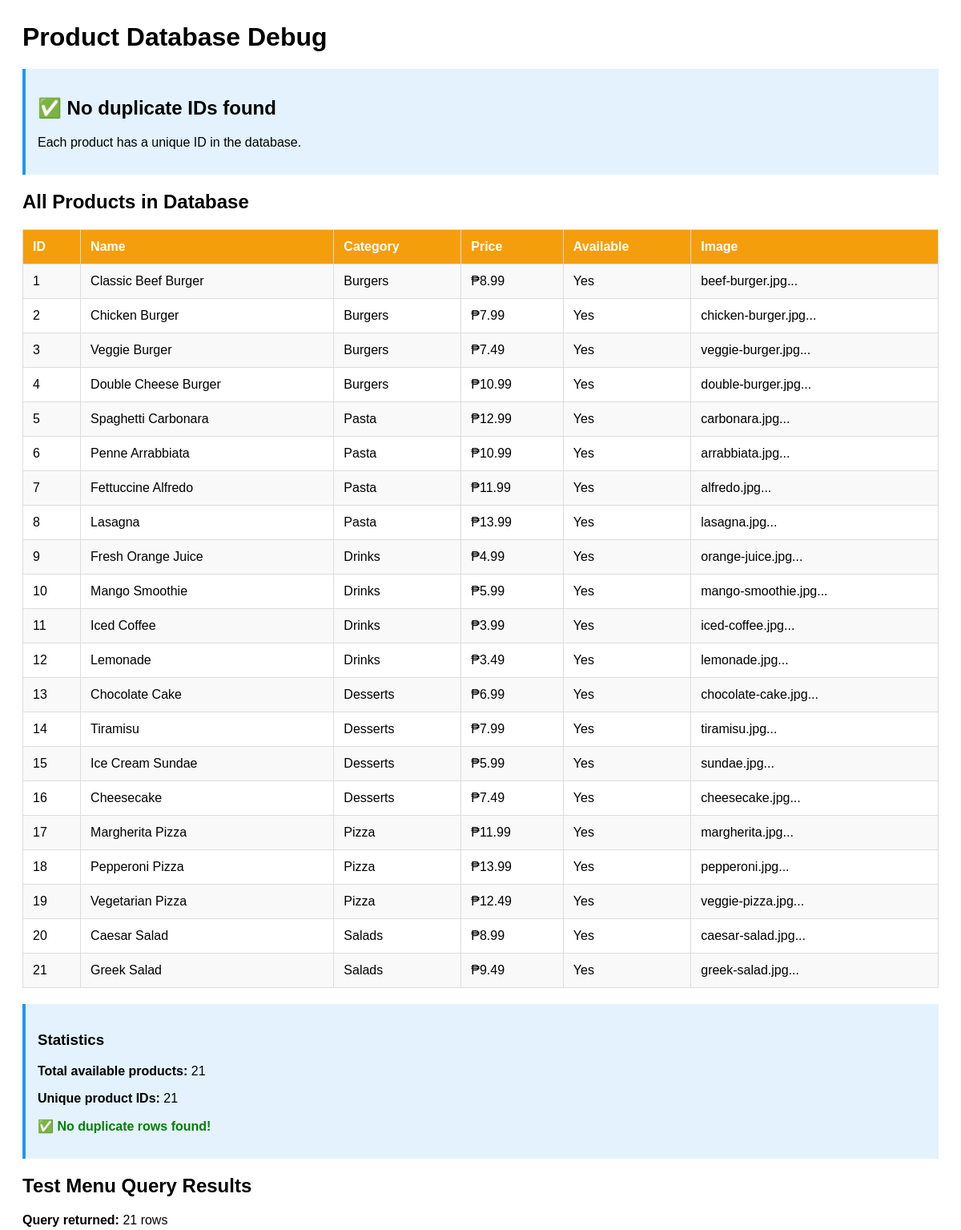
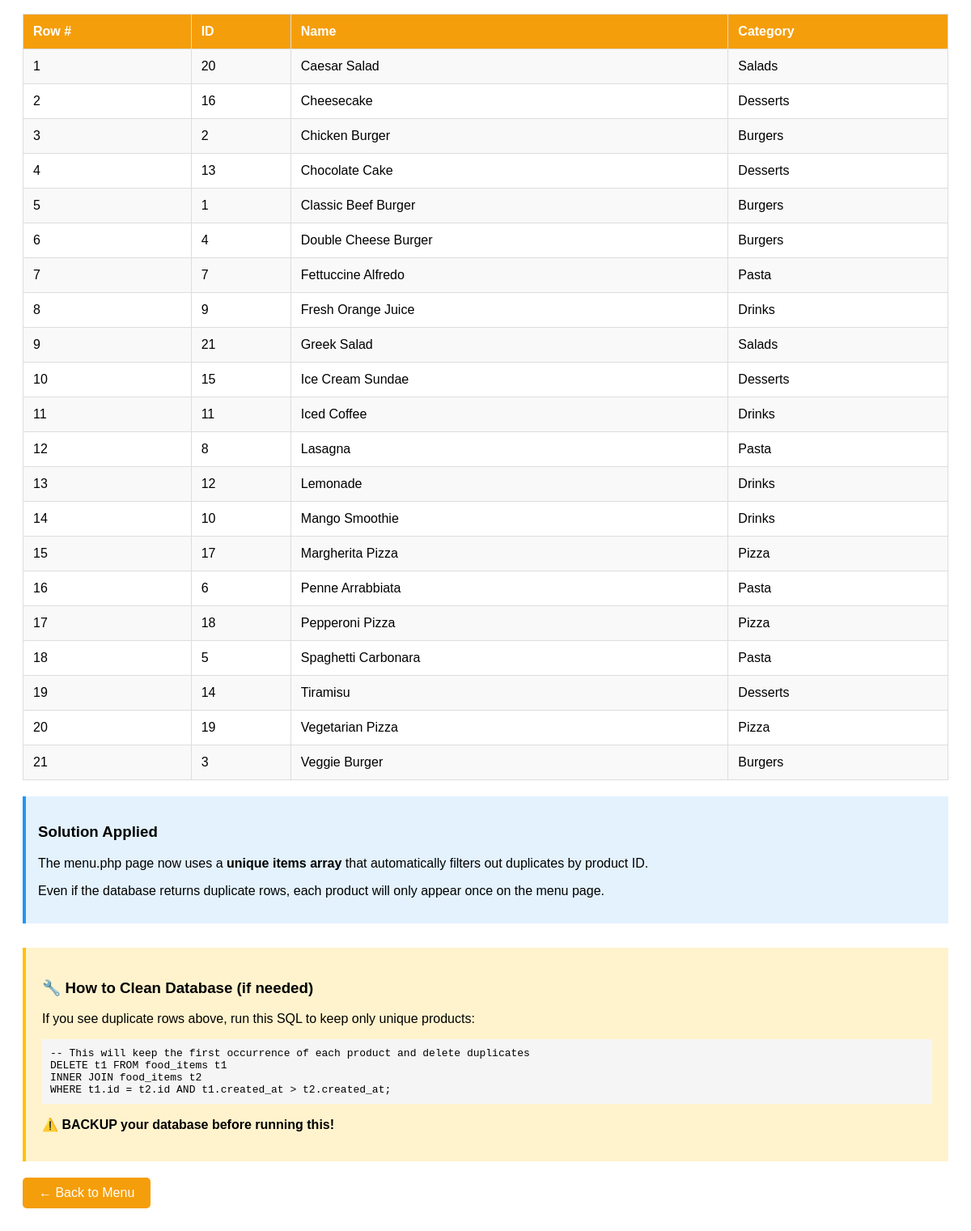
Page /customer/debug_products.php on the committed database (2 pictures, top to bottom).
### tables this page shows
CREATE TABLE IF NOT EXISTS food_items (
    id INT AUTO_INCREMENT PRIMARY KEY,
    category_id INT NOT NULL,
    name VARCHAR(100) NOT NULL,
    description TEXT,
    price DECIMAL(10, 2) NOT NULL,
    image VARCHAR(255),
    is_available TINYINT(1) DEFAULT 1,
    is_featured TINYINT(1) DEFAULT 0,
    created_at TIMESTAMP DEFAULT CURRENT_TIMESTAMP,
    updated_at TIMESTAMP DEFAULT CURRENT_TIMESTAMP ON UPDATE CURRENT_TIMESTAMP,
    FOREIGN KEY (category_id) REFERENCES categories(id) ON DELETE CASCADE
);

CREATE TABLE IF NOT EXISTS categories (
    id INT AUTO_INCREMENT PRIMARY KEY,
    name VARCHAR(50) NOT NULL,
    description TEXT,
    image VARCHAR(255),
    is_active TINYINT(1) DEFAULT 1,
    created_at TIMESTAMP DEFAULT CURRENT_TIMESTAMP
);

### customer/debug_products.php (the view, shortened to what this page needs)
<?php
require_once '../db.php';
echo "<h1>Product Database Debug</h1>";
$check_duplicates = "SELECT id, name, COUNT(*) as count
                     FROM food_items
                     GROUP BY id
                     HAVING count > 1";
$dup_result = mysqli_query($conn, $check_duplicates);
if (mysqli_num_rows($dup_result) > 0) {
    echo "<div class='info' style='background-color: #ffebee; border-color: #f44336;'>";
    echo "<h2>⚠️ DUPLICATE IDs FOUND IN DATABASE!</h2>";
    echo "<p>These product IDs appear more than once:</p>";
    echo "<ul>";
    while ($dup = mysqli_fetch_assoc($dup_result)) {
        echo "<li>ID: {$dup['id']} - {$dup['name']} appears {$dup['count']} times</li>";
    }
    echo "</ul>";
    echo "</div>";
} else {
    echo "<div class='info'>";
    echo "<h2>✅ No duplicate IDs found</h2>";
    echo "<p>Each product has a unique ID in the database.</p>";
    echo "</div>";
}
echo "<h2>All Products in Database</h2>";
$query = "SELECT f.*, c.name as category_name
          FROM food_items f
          LEFT JOIN categories c ON f.category_id = c.id
          ORDER BY f.id";
$result = mysqli_query($conn, $query);
echo "<table>";
echo "<tr>
        <th>ID</th>
        <th>Name</th>
        <th>Category</th>
        <th>Price</th>
        <th>Available</th>
        <th>Image</th>
      </tr>";
$seen_ids = [];
while ($row = mysqli_fetch_assoc($result)) {
    $is_duplicate = isset($seen_ids[$row['id']]) ? "duplicate" : "";
    $seen_ids[$row['id']] = true;
    echo "<tr class='{$is_duplicate}'>";
    echo "<td>{$row['id']}</td>";
    echo "<td>{$row['name']}</td>";
    echo "<td>{$row['category_name']}</td>";
    echo "<td>₱" . number_format($row['price'], 2) . "</td>";
    echo "<td>" . ($row['is_available'] ? 'Yes' : 'No') . "</td>";
    echo "<td>" . substr($row['image'], 0, 50) . "...</td>";
    echo "</tr>";
}
echo "</table>";
$total = "SELECT COUNT(*) as total FROM food_items WHERE is_available = 1";
$total_result = mysqli_query($conn, $total);
$total_row = mysqli_fetch_assoc($total_result);
$unique = "SELECT COUNT(DISTINCT id) as unique_count FROM food_items WHERE is_available = 1";
$unique_result = mysqli_query($conn, $unique);
$unique_row = mysqli_fetch_assoc($unique_result);
echo "<div class='info'>";
echo "<h3>Statistics</h3>";
echo "<p><strong>Total available products:</strong> {$total_row['total']}</p>";
echo "<p><strong>Unique product IDs:</strong> {$unique_row['unique_count']}</p>";
if ($total_row['total'] > $unique_row['unique_count']) {
    echo "<p style='color: red;'><strong>⚠️ There are duplicate rows in your database!</strong></p>";
    echo "<p>You need to clean up your database to remove duplicate entries.</p>";
} else {
    echo "<p style='color: green;'><strong>✅ No duplicate rows found!</strong></p>";
}
echo "</div>";
echo "<h2>Test Menu Query Results</h2>";
$menu_query = "SELECT f.id, f.name, f.description, f.price, f.image, f.category_id, c.name as category_name
               FROM food_items f
               INNER JOIN categories c ON f.category_id = c.id
               WHERE f.is_available = 1
               ORDER BY f.name ASC";
$menu_result = mysqli_query($conn, $menu_query);
echo "<p><strong>Query returned:</strong> " . mysqli_num_rows($menu_result) . " rows</p>";
echo "<table>";
echo "<tr><th>Row #</th><th>ID</th><th>Name</th><th>Category</th></tr>";
$row_num = 1;
$menu_seen = [];
while ($row = mysqli_fetch_assoc($menu_result)) {
    $is_dup = isset($menu_seen[$row['id']]) ? "duplicate" : "";
    $menu_seen[$row['id']] = true;
    echo "<tr class='{$is_dup}'>";
    echo "<td>{$row_num}</td>";
    echo "<td>{$row['id']}</td>";
    echo "<td>{$row['name']}</td>";
    echo "<td>{$row['category_name']}</td>";
    echo "</tr>";
    $row_num++;
}
echo "</table>";
echo "<div class='info'>";
echo "<h3>Solution Applied</h3>";
echo "<p>The menu.php page now uses a <strong>unique items array</strong> that automatically filters out duplicates by product ID.</p>";
echo "<p>Even if the database returns duplicate rows, each product will only appear once on the menu page.</p>";
echo "</div>";
?>
<div style="margin-top: 30px; padding: 20px; background: #fff3cd; border-left: 4px solid #ffc107;">
    <h3>🔧 How to Clean Database (if needed)</h3>
    <p>If you see duplicate rows above, run this SQL to keep only unique products:</p>
    <pre style="background: #f5f5f5; padding: 10px; overflow-x: auto;">
-- This will keep the first occurrence of each product and delete duplicates
DELETE t1 FROM food_items t1
INNER JOIN food_items t2
WHERE t1.id = t2.id AND t1.created_at > t2.created_at;
</pre>
    <p><strong>⚠️ BACKUP your database before running this!</strong></p>
</div>
<div style="margin-top: 20px;">
    <a href="menu.php" style="display: inline-block; padding: 10px 20px; background: #f59e0b; color: white; text-decoration: none; border-radius: 5px;">← Back to Menu</a>
</div>

### customer/debug_products.php (style rules this page uses)
table { border-collapse: collapse; width: 100%; margin: 20px 0; }
th, td { border: 1px solid #ddd; padding: 12px; text-align: left; }
th { background-color: #f59e0b; color: white; }
tr:nth-child(even) { background-color: #f9f9f9; }
.info { background-color: #e3f2fd; padding: 15px; margin: 20px 0; border-left: 4px solid #2196F3; }

### rows in the picture
food_items: id "1", name "Classic Beef Burger", category.name "Burgers", price "8.99", is_available "Yes", image "beef-burger.jpg"
food_items: id "2", name "Chicken Burger", category.name "Burgers", price "7.99", is_available "Yes", image "chicken-burger.jpg"
food_items: id "3", name "Veggie Burger", category.name "Burgers", price "7.49", is_available "Yes", image "veggie-burger.jpg"
food_items: id "4", name "Double Cheese Burger", category.name "Burgers", price "10.99", is_available "Yes", image "double-burger.jpg"
food_items: id "5", name "Spaghetti Carbonara", category.name "Pasta", price "12.99", is_available "Yes", image "carbonara.jpg"
food_items: id "6", name "Penne Arrabbiata", category.name "Pasta", price "10.99", is_available "Yes", image "arrabbiata.jpg"
food_items: id "7", name "Fettuccine Alfredo", category.name "Pasta", price "11.99", is_available "Yes", image "alfredo.jpg"
food_items: id "8", name "Lasagna", category.name "Pasta", price "13.99", is_available "Yes", image "lasagna.jpg"
food_items: id "9", name "Fresh Orange Juice", category.name "Drinks", price "4.99", is_available "Yes", image "orange-juice.jpg"
food_items: id "10", name "Mango Smoothie", category.name "Drinks", price "5.99", is_available "Yes", image "mango-smoothie.jpg"
food_items: id "11", name "Iced Coffee", category.name "Drinks", price "3.99", is_available "Yes", image "iced-coffee.jpg"
food_items: id "12", name "Lemonade", category.name "Drinks", price "3.49", is_available "Yes", image "lemonade.jpg"
food_items: id "13", name "Chocolate Cake", category.name "Desserts", price "6.99", is_available "Yes", image "chocolate-cake.jpg"
food_items: id "14", name "Tiramisu", category.name "Desserts", price "7.99", is_available "Yes", image "tiramisu.jpg"
food_items: id "15", name "Ice Cream Sundae", category.name "Desserts", price "5.99", is_available "Yes", image "sundae.jpg"
food_items: id "16", name "Cheesecake", category.name "Desserts", price "7.49", is_available "Yes", image "cheesecake.jpg"
food_items: id "17", name "Margherita Pizza", category.name "Pizza", price "11.99", is_available "Yes", image "margherita.jpg"
food_items: id "18", name "Pepperoni Pizza", category.name "Pizza", price "13.99", is_available "Yes", image "pepperoni.jpg"
food_items: id "19", name "Vegetarian Pizza", category.name "Pizza", price "12.49", is_available "Yes", image "veggie-pizza.jpg"
food_items: id "20", name "Caesar Salad", category.name "Salads", price "8.99", is_available "Yes", image "caesar-salad.jpg"
food_items: id "21", name "Greek Salad", category.name "Salads", price "9.49", is_available "Yes", image "greek-salad.jpg"

### other values in the picture
$total_row['total'] "21"
$unique_row['unique_count'] "21"
mysqli_num_rows($menu_result) "21"
